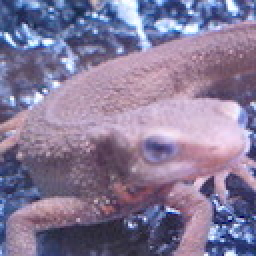
//> input picture imori.jpg, 128 x 128 px (shown 2 times larger)
$ ./answer_30   (built with g++ and OpenCV 4)
//> lines starting //> are read from the running program, lines starting //| are printed output that depends on the picture
#include <opencv2/core.hpp>
#include <opencv2/highgui.hpp>
#include <iostream>
#include <math.h>

using namespace cv;
using namespace std;
//
void new_center(int width, int height,
                double x_1, double x_2,
                double y_1, double y_2,
                int *tx, int *ty) {
    // 计算中心点,计算偏移量
    // 使得最后中心点依然落在原来中心点,使得图像边缘最小裁剪
    double cx = width / 2.;
    double cy = height / 2.;
    double new_cx = x_1 * cx - x_2 * cy;
    double new_cy = y_1 * cx + y_2 * cy;

    *tx = (int) (new_cx - cx);
    *ty = (int) (new_cy - cy);
}

Mat affine(cv::Mat img, double theta) {
    // get height and width
    int width = img.cols;
    int height = img.rows;
    int channel = img.channels();

    // other parameters
    int x_new, y_new;
    int tx, ty;
    double rad = theta / 180. * CV_PI;

    double x_1 = std::cos(rad),
            x_2 = std::sin(rad),

            y_1 = x_2,
            y_2 = x_1;

    new_center(width, height,
               x_1, x_2,
               y_1, y_2,
               &tx, &ty);

    Mat out = cv::Mat::zeros(height, width, CV_8UC3);

    // Affine transformation
    for (int y = 0; y < height; y++) {
        for (int x = 0; x < width; x++) {
            // get original position y
            y_new = round((y_1 * x + y_2 * y) - ty);
            if ((y_new < 0) || (y_new >= height)) {
                continue;
            }

            // get original position x
            x_new = round((x_1 * x - x_2 * y) - tx);
            if ((x_new < 0) || (x_new >= width)) {
                continue;
            }

            // assign pixel to new position
            for (int c = 0; c < channel; c++) {
                out.at<cv::Vec3b>(y, x)[c] = img.at<cv::Vec3b>(y_new, x_new)[c];
            }
        }
    }

    return out;
}

int main(int argc, const char *argv[]) {
    // read image
    cv::Mat img = cv::imread("../imori.jpg", cv::IMREAD_COLOR);
//> img is the input picture: 128 rows x 128 cols, CV_8UC3; mean B, G, R 152.8, 121.8, 134.1
    // affine
    cv::Mat out = affine(img, 30);
//> the loop in affine, `for (int y = 0; y < height; y++)` made 128 passes
//> (y_new, x_new) on passes 1 to 12: (40, 150), (41, 149), (42, 149), (43, 148), (44, 148), (45, 147), (46, 147), (47, 146), (47, 146), (48, 145), (49, 145), (50, 144)
//> after the loop in affine, `for (int y = 0; y < height; y++)`:
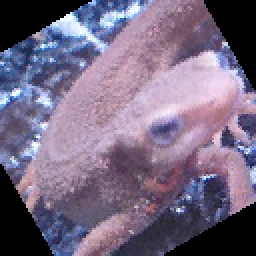
//> out: 128 rows x 128 cols, CV_8UC3 (shown 2 times larger); mean B, G, R 129.4, 105, 118.1
//> after the loop in affine, `for (int y = 0; y < height; y++)`: y_new = 150; x_new = 47
    //cv::imwrite("out.jpg", out);
    cv::imwrite("answer_30.jpg", out);

    return 0;
}

$ run again, with thorino.jpg copied over imori.jpg
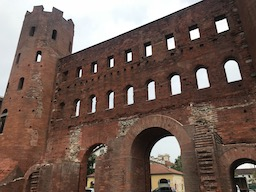
//> input picture thorino.jpg, 256 x 192 px
//> img is the input picture: 192 rows x 256 cols, CV_8UC3; mean B, G, R 85.6, 94.3, 114.5
//> the loop in affine, `for (int y = 0; y < height; y++)` made 192 passes
//> (y_new, x_new) on passes 1 to 3: (76, 286), (77, 285), (78, 285)
//> after the loop in affine, `for (int y = 0; y < height; y++)`:
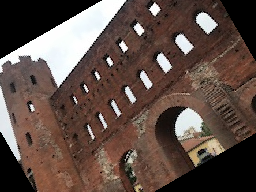
//> out: 192 rows x 256 cols, CV_8UC3; mean B, G, R 71, 78.5, 95.8
//> after the loop in affine, `for (int y = 0; y < height; y++)`: y_new = 242; x_new = 103
